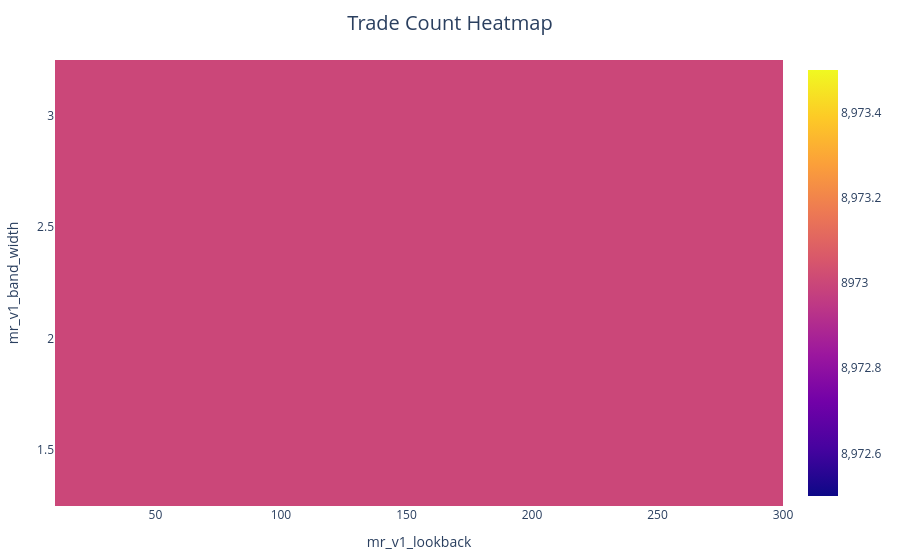

Source (notebook cell):
### Code cell
fig = pf_sweep.trades.count().vbt.heatmap(x_level="mr_v1_lookback", y_level="mr_v1_band_width")
fig.update_layout(title="Trade Count Heatmap")
fig.show()

### Figure 1 — Plotly figure (JSON) as saved in the notebook; plotly's stock layout.template omitted (floating-point values rounded to 4 significant figures)
{"data": [{"colorscale": [[0.0, "#0d0887"], [0.1111, "#46039f"], [0.2222, "#7201a8"], [0.3333, "#9c179e"], [0.4444, "#bd3786"], [0.5556, "#d8576b"], [0.6667, "#ed7953"], [0.7778, "#fb9f3a"], [0.8889, "#fdca26"], [1.0, "#f0f921"]], "hoverongaps": false, "hovertemplate": "mr_v1_lookback: %{x}<br>mr_v1_band_width: %{y}<br>value: %{z}<extra></extra>", "x": [20, 40, 60, 120, 240], "y": [1.5, 2.0, 2.5, 3.0], "z": [[8973.0, 8973.0, 8973.0, 8973.0, 8973.0], [8973.0, 8973.0, 8973.0, 8973.0, 8973.0], [8973.0, 8973.0, 8973.0, 8973.0, 8973.0], [8973.0, 8973.0, 8973.0, 8973.0, 8973.0]], "type": "heatmap"}], "layout": {"margin": {"t": 60, "b": 30, "l": 30, "r": 30}, "legend": {"orientation": "h", "yanchor": "bottom", "y": 1.02, "xanchor": "center", "x": 0.5, "traceorder": "normal"}, "xaxis": {"title": {"text": "mr_v1_lookback"}}, "yaxis": {"title": {"text": "mr_v1_band_width"}}, "title": {"text": "Trade Count Heatmap", "font": {"size": 20}, "x": 0.5, "xanchor": "center"}, "autosize": true}}
